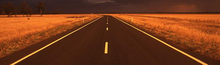
%> input picture Practicas/Practica5_DeteccionBordes/P5.tif, 220 x 65 px, shrunk from 635 x 188 before the run
$ octave Practica_5_segunda_parte.m   (GNU Octave 9; MATLAB toolbox functions it lacks are replaced by stand-ins)
%> lines starting %> are read from the running program, lines starting %| are printed output that depends on the picture; in (x1, y1, x2, y2) boxes, pixels count from 0 and x2, y2 are one past the last pixel; in counts of white or black regions, pixels touching at a corner belong together; the program's own positions count from 1
### Practicas/Practica5_DeteccionBordes/Funcion_Calcula_Gradiente.m
function [Gx, Gy, ModG] = Funcion_Calcula_Gradiente(imagen, Hx, Hy)

    % Obtenemos tamaño de la imagen
    [filas, columnas] = size(imagen);

    % Obtenemos tamaño de las mascaras Hx y Hy que serán
    % de las mismas dimensiones
    [filasMascara, columnasMascara] = size(Hx);

    paddingFilas = floor(filasMascara / 2);
    paddingColumnas = floor(columnasMascara / 2);

    % Aplicar relleno simétrico a la imagen. El relleno de borde simétrico
    % extiende la imagen reflejando los píxeles más cercanos al borde de la
    % imagen original. Esto garantiza que no se introduzcan artefactos no
    % deseados en los bordes de la imagen resultante después de la convolución.
    imagenRellenada = padarray(imagen, [paddingFilas, paddingColumnas], "symmetric");

    % Inicializamos los gradientes
    Gx = zeros(size(imagenRellenada), "double");
    Gy = zeros(size(imagenRellenada), "double");

    % Se aplica convolución con Gauss para suavizar la imagen
    imagenRellenada = imgaussfilt(imagenRellenada, 1);

    % Iterar sobre cada píxel de la imagen
    for i = 1 + paddingFilas:filas + paddingFilas
        for j = 1 + paddingColumnas:columnas + paddingColumnas

            % Inicializar la suma para este píxel
            sumaX = 0;
            sumaY = 0;

            %disp("Posicion Imagen: " + "(" + i + ", " + j + ")");

            for m = 1: filasMascara
                for n = 1:columnasMascara

                    % Obtener las coordenadas del píxel en la imagen
                    % correspondiente al elemento de la máscara
                    filaImagen = i + m - paddingFilas - 1;
                    columnaImagen = j + n - paddingColumnas - 1;

                    %disp("Posicion Mascara: " + "(" + filaImagen + ", " + columnaImagen + ")");

                    % Verificar si el píxel está dentro de los límites de la imagen
                    if filaImagen >= 1 && filaImagen <= filas && columnaImagen >= 1 && columnaImagen <= columnas
                        % Sumar el producto del píxel en la imagen y el elemento del kernel
                        sumaX = sumaX + double(imagenRellenada(filaImagen, columnaImagen)) * Hx(m, n);
                        sumaY = sumaY + double(imagenRellenada(filaImagen, columnaImagen)) * Hy(m, n);
                    end

                end
            end

            Gx(i, j) = sumaX;
            Gy(i, j) = sumaY;

        end
    end

    % Recortar los gradientes al tamaño original
    Gx = Gx(1 + paddingFilas : filas ...
        + paddingFilas, 1 + paddingColumnas : columnas + paddingColumnas);
    Gy = Gy(1 + paddingFilas : filas ...
        + paddingFilas, 1 + paddingColumnas : columnas + paddingColumnas);

    % Se calcula la magnitud elevando cada elemento de los gradientes al
    % cuadrado, sumandolos y aplicando raiz cuadrada
    ModG = sqrt(Gx.^2 + Gy.^2);
end

### Practicas/Practica5_DeteccionBordes/obtenerImagenBinariaBordes.m
function imagenBinariaBordes = obtenerImagenBinariaBordes(ModG, umbral)

    % Se binariza la magnitud del vector gradiente utilizando
    % el operador de comparación. Se devuelve una matriz logica
    % donde los valores son true cuando la magnitud es mayor que
    % el umbral, y false en caso contrario.
    imagenBinariaBordes = ModG > umbral;

end

### Practicas/Practica5_DeteccionBordes/Practica_5_segunda_parte.m
imagenP5 = imread("P5.tif");
%> imagenP5 is the input picture: size 65x220x3 uint8; mean R, G, B 115.3, 56.6, 25.9

% Conseguir la imagen de intensidad
imagenP5Intensidad = rgb2gray(imagenP5);

% Conseguir imagen de intensidad con filtro gaussiano
filtroGaussiano = fspecial("gaussian", [5, 5], ...
    1.0);
imagenP5IntensidadGauss = imfilter(imagenP5Intensidad, ...
    filtroGaussiano, ...
    "conv", "replicate");

% Ejercicio 4
% -------------------------------------------------------------------------

% Establecemos las máscaras de Sobel
HxSobel = [-1 0 1; -2 0 2; -1 0 1];
HySobel = [-1 -2 -1; 0 0 0; 1 2 1];

[Gx, Gy, ModG] = Funcion_Calcula_Gradiente(imagenP5Intensidad, HxSobel, HySobel);
%> in Funcion_Calcula_Gradiente, `imagenRellenada = imgaussfilt(imagenRellenada, 1);`:
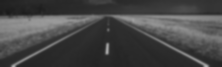
%> imagenRellenada: size 67x222 uint8; min 26, max 177, mean 70
%> after the loop in Funcion_Calcula_Gradiente, `for i = 1 + paddingFilas:filas + paddingFilas`:
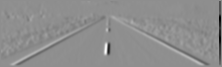
%> Gx: size 67x222 double; min -505, max 396, mean -2.8; drawn with min black and max white

% Calcular los umbrales, teniendo en cuenta el valor maximo de
% la magnitud
umbral_10 = 0.1 * max(ModG(:));
%> umbral_10 = 58.3
umbral_25 = 0.25 * max(ModG(:));
%> umbral_25 = 145.8
umbral_50 = 0.5 * max(ModG(:));
%> umbral_50 = 291.5
umbral_75 = 0.75 * max(ModG(:));
%> umbral_75 = 437.3

% Binarizar la magnitud del gradiente con los umbrales
bordes_10 = obtenerImagenBinariaBordes(ModG, umbral_10);
%> in obtenerImagenBinariaBordes, `imagenBinariaBordes = ModG > umbral;`:
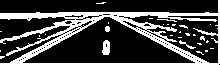
%> imagenBinariaBordes: size 65x220 logical; 27% white; 29 white regions (24 under 20 px), largest, box (x1, y1, x2, y2) and area: (0, 0, 220, 65) 3541, (102, 40, 110, 55) 97, (179, 40, 196, 49) 38, (105, 26, 110, 32) 26, (157, 19, 177, 22) 22
bordes_25 = obtenerImagenBinariaBordes(ModG, umbral_25);
%> in obtenerImagenBinariaBordes (call 2), `imagenBinariaBordes = ModG > umbral;`: imagenBinariaBordes: size 65x220 logical; 11.3% white; 17 white regions (10 under 20 px), largest, box (x1, y1, x2, y2) and area: (119, 32, 217, 65) 439, (0, 30, 91, 65) 408, (107, 0, 220, 62) 363
bordes_50 = obtenerImagenBinariaBordes(ModG, umbral_50);
%> in obtenerImagenBinariaBordes (call 3), `imagenBinariaBordes = ModG > umbral;`: imagenBinariaBordes: size 65x220 logical; 1.3% white; 16 white regions (13 under 20 px), largest, box (x1, y1, x2, y2) and area: (218, 13, 220, 53) 76, (191, 56, 207, 65) 40, (104, 42, 109, 54) 35
bordes_75 = obtenerImagenBinariaBordes(ModG, umbral_75);
%> in obtenerImagenBinariaBordes (call 4), `imagenBinariaBordes = ModG > umbral;`: imagenBinariaBordes: size 65x220 logical; 0.29% white; 4 white regions (4 under 20 px)

% Visualizar las magnitudes de Gx, Gy y ModG
figure;

subplot(3, 1, 1);
imshow(mat2gray(Gx));
title("Magnitud de Gx");
colorbar;

subplot(3, 1, 2);
imshow(mat2gray(Gy));
title("Magnitud de Gy");
colorbar;

subplot(3, 1, 3);
imshow(mat2gray(ModG));
title("Magnitud de ModG");
colorbar;

% Visualizar las imágenes binarias de bordes
figure;

subplot(2, 2, 1);
imshow(bordes_10);
title("Bordes (Umbral 10%)");

subplot(2, 2, 2);
imshow(bordes_25);
title("Bordes (Umbral 25%)");

subplot(2, 2, 3);
imshow(bordes_50);
title("Bordes (Umbral 50%)");

subplot(2, 2, 4);
imshow(bordes_75);
title("Bordes (Umbral 75%)");

% Ejercicio 5
% -------------------------------------------------------------------------

[GxGauss, GyGauss, ModG_Gauss] = ...
    Funcion_Calcula_Gradiente(imagenP5IntensidadGauss, HxSobel, HySobel);

% Calcular los umbrales, teniendo en cuenta el valor maximo de
% la magnitud
umbral_10_Gauss = 0.1 * max(ModG_Gauss(:));
%> umbral_10_Gauss = 52.1
umbral_25_Gauss = 0.25 * max(ModG_Gauss(:));
%> umbral_25_Gauss = 130.3
umbral_50_Gauss = 0.5 * max(ModG_Gauss(:));
%> umbral_50_Gauss = 260.5
umbral_75_Gauss = 0.75 * max(ModG_Gauss(:));
%> umbral_75_Gauss = 390.8

% Binarizar la magnitud del gradiente con los umbrales
bordes_10_Gauss = obtenerImagenBinariaBordes(ModG_Gauss, umbral_10_Gauss);
%> in obtenerImagenBinariaBordes (call 5), `imagenBinariaBordes = ModG > umbral;`: imagenBinariaBordes: size 65x220 logical; 27.8% white; 14 white regions (9 under 20 px), largest, box (x1, y1, x2, y2) and area: (0, 0, 220, 65) 3668, (102, 40, 111, 56) 115, (153, 31, 177, 42) 58, (179, 40, 195, 49) 36, (104, 26, 110, 32) 25
bordes_25_Gauss = obtenerImagenBinariaBordes(ModG_Gauss, umbral_25_Gauss);
%> in obtenerImagenBinariaBordes (call 6), `imagenBinariaBordes = ModG > umbral;`: imagenBinariaBordes: size 65x220 logical; 10.7% white; 8 white regions (5 under 20 px), largest, box (x1, y1, x2, y2) and area: (0, 0, 220, 65) 1157, (0, 13, 99, 18) 265, (103, 41, 110, 55) 72
bordes_50_Gauss = obtenerImagenBinariaBordes(ModG_Gauss, umbral_50_Gauss);
%> in obtenerImagenBinariaBordes (call 7), `imagenBinariaBordes = ModG > umbral;`: imagenBinariaBordes: size 65x220 logical; 0.9% white; 4 white regions (2 under 20 px), largest, box (x1, y1, x2, y2) and area: (218, 13, 220, 55) 84, (196, 63, 208, 65) 21
bordes_75_Gauss = obtenerImagenBinariaBordes(ModG_Gauss, umbral_75_Gauss);
%> in obtenerImagenBinariaBordes (call 8), `imagenBinariaBordes = ModG > umbral;`: imagenBinariaBordes: size 65x220 logical; 0.39% white; 4 white regions (3 under 20 px), largest, box (x1, y1, x2, y2) and area: (218, 32, 220, 43) 21

% Visualizar las magnitudes de Gx, Gy y ModG
figure;

subplot(3, 1, 1);
imshow(mat2gray(GxGauss));
title("Magnitud de Gx Gauss");
colorbar;

subplot(3, 1, 2);
imshow(mat2gray(GyGauss));
title("Magnitud de Gy Gauss");
colorbar;

subplot(3, 1, 3);
imshow(mat2gray(ModG_Gauss));
title("Magnitud de ModG Gauss");
colorbar;

% Visualizar las imágenes binarias de bordes
figure;

subplot(2, 2, 1);
imshow(bordes_10_Gauss);
title("Bordes (Umbral 10%) Gauss");

subplot(2, 2, 2);
imshow(bordes_25_Gauss);
title("Bordes (Umbral 25%) Gauss");

subplot(2, 2, 3);
imshow(bordes_50_Gauss);
title("Bordes (Umbral 50%) Gauss");

subplot(2, 2, 4);
imshow(bordes_75_Gauss);
title("Bordes (Umbral 75%) Gauss");

% Se observa que la imagen filtrada con Gauss necesita de menos umbral para
% presentar una clara diferenciación de bordes, al estar más limpia de
% ruido.

% Ejercicio 6
% -------------------------------------------------------------------------

% En este caso se utilizaran las máscaras de Roberts ya que presenta buena
% respuesta ante bordes diagonales, precisamente los correspondientes a
% los bordes de la carretera.
HxRoberts = [-1 0 0; 0 1 0; 0 0 0];
HyRoberts = [0 1 0; -1 0 0; 0 0 0];

% Ya que el detector de Roberts es muy sensible al ruido, se suavizará
% la imagen mediante un filtro gaussiano

filtroGaussiano = fspecial("gaussian", [5, 5], ...
    2.0);
imagenP5IntensidadGauss_Roberts = imfilter(imagenP5Intensidad, ...
    filtroGaussiano, ...
    "conv", "replicate");

[GxRoberts, GyRoberts, ModGRoberts] = Funcion_Calcula_Gradiente(imagenP5Intensidad, HxRoberts, HyRoberts);
%> call 3 of Funcion_Calcula_Gradiente, with Hx = [-1 0 0; 0 1 0; 0 0 0], Hy = [0 1 0; -1 0 0; 0 0 0]
%> after the loop in Funcion_Calcula_Gradiente (call 3), `for i = 1 + paddingFilas:filas + paddingFilas`:
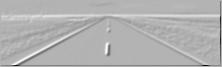
%> Gx: size 67x222 double; min -150, max 63, mean -1.1; drawn with min black and max white
%> after the loop in Funcion_Calcula_Gradiente (call 3), `for i = 1 + paddingFilas:filas + paddingFilas`:
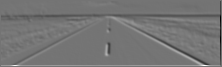
%> Gy: size 67x222 double; min -126, max 150, mean 0.3; drawn with min black and max white
%> in Funcion_Calcula_Gradiente (call 3), `ModG = sqrt(Gx.^2 + Gy.^2);`:
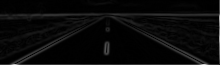
%> ModG: size 65x220 double; min 0, max 206.6, mean 9.5

umbralRoberts = 0.20 * max(ModGRoberts(:));
%> umbralRoberts = 41.31

bordesRoberts = obtenerImagenBinariaBordes(ModGRoberts, umbralRoberts);
%> in obtenerImagenBinariaBordes (call 9), `imagenBinariaBordes = ModG > umbral;`:
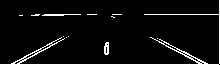
%> imagenBinariaBordes: size 65x220 logical; 5.7% white in thin lines or dots

figure;
imshow(bordesRoberts);
title("Bordes (Umbral 20%) Roberts");
